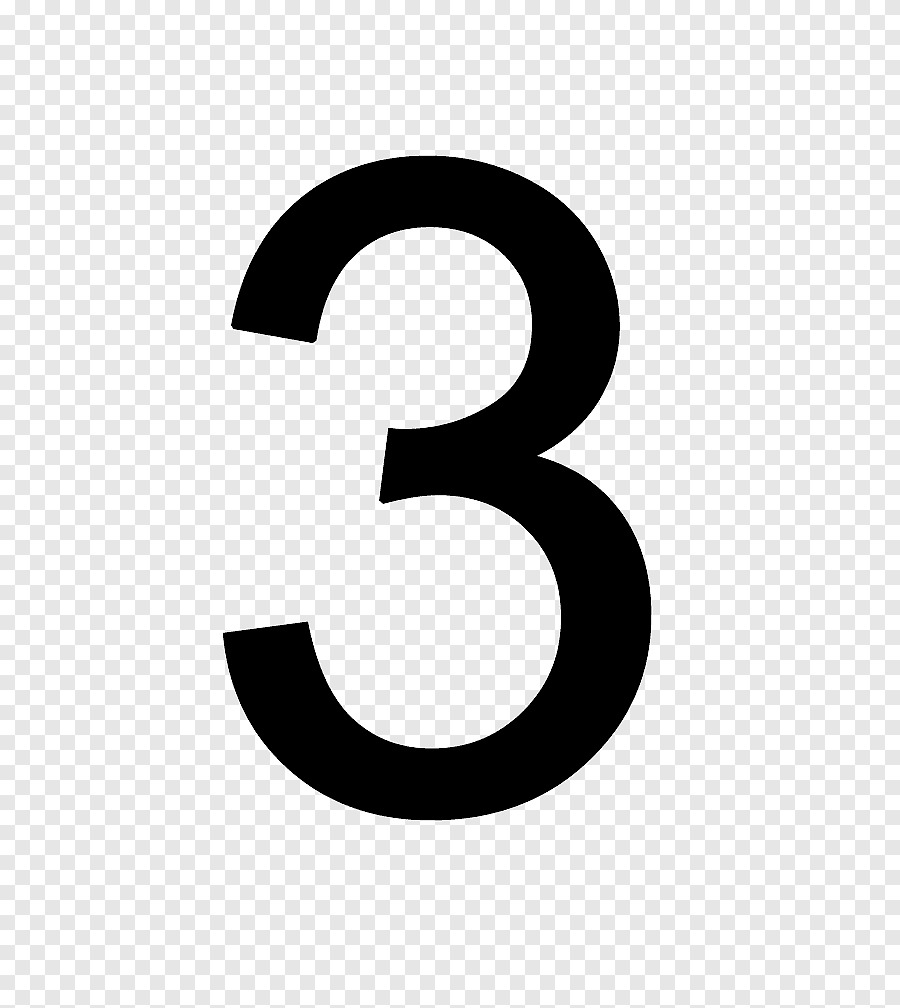
#> input picture so3.jpg, 900 x 1008 px
$ jupyter execute --allow-errors 6351071070_LAB2_Bai7va2.ipynb   (shell and % lines are left out)
#> lines starting #> are read from the running program, lines starting #| are printed output that depends on the picture
## Bài 7 (Trang 27 - 31)

[cell 1]
#Cell 1 load import load dữ liệu
import matplotlib
import matplotlib.pyplot as plt
from sklearn import datasets, tree, metrics
from sklearn.model_selection import train_test_split

digits = datasets.load_digits()

[cell 2]
## Cell 2: Trực quan hóa 4 mẫu dữ liệu đầu tiên
_, axes = plt.subplots(1, 4)
images_and_labels = list(zip(digits.images, digits.target))
for ax, (image, label) in zip(axes, images_and_labels[:4]):
    ax.set_axis_off()
    ax.imshow(image, cmap=plt.cm.gray_r, interpolation='nearest')
    ax.set_title('Training: %i' % label)
plt.show()
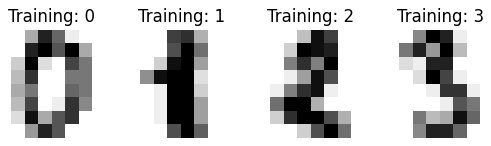
#> figure drawn by matplotlib, 4 panels

print("Nguyễn Trung Tín - 6351071070")

[cell 3]
# Cell 3: Chuẩn bị dữ liệu (Làm phẳng ảnh)
n_samples = len(digits.images)
data = digits.images.reshape((n_samples, -1))

##Cell 4: Khởi tạo mô hình (Cây quyết định ID3)
classifier = tree.DecisionTreeClassifier(criterion="entropy", random_state=33)

##Cell 5: Chia dữ liệu (Train/Test)
X_train, X_test, y_train, y_test = train_test_split(
    data, digits.target, test_size=0.2, shuffle=False)

## Cell 6: Huấn luyện mô hình
classifier.fit(X_train, y_train)

## Cell 7: Dự đoán trên tập kiểm thử
predicted = classifier.predict(X_test)

## Cell 8: Trực quan hóa kết quả dự đoán
_, axes = plt.subplots(1, 4)
images_and_predictions = list(zip(digits.images[n_samples // 2:], predicted))
for ax, (image, prediction) in zip(axes, images_and_predictions[:4]):
    ax.set_axis_off()
    ax.imshow(image, cmap=plt.cm.gray_r, interpolation='nearest')
    ax.set_title('Prediction: %i' % prediction)
plt.show()
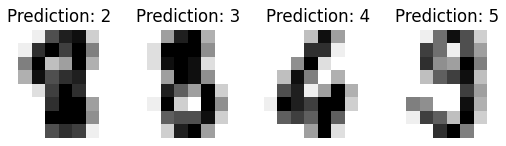
#> figure drawn by matplotlib, 4 panels

print("Nguyễn Trung Tín - 6351071070")

#> (a cell that did not finish here is left out)

[cell 5]
##Cell 10: Đọc và xử lý ảnh tùy chỉnh
from PIL import Image, ImageOps
import numpy as np

img = Image.open('so3.jpg').convert("L").resize((8,8))
img = ImageOps.invert(img)
imgarr = np.array(img)

plt.imshow(imgarr, cmap=plt.cm.gray_r, interpolation='nearest')
plt.show()
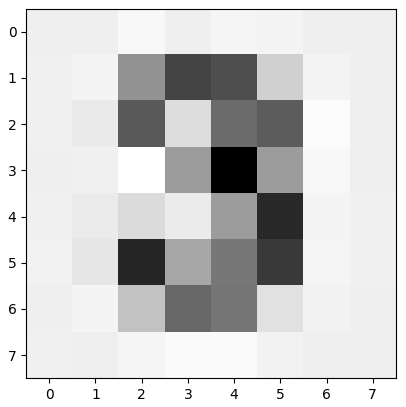
#> figure drawn by matplotlib, 1 panel

print("Nguyễn Trung Tín - 6351071070")

[cell 6]
##Cell 11: Chuẩn hóa ảnh tùy chỉnh
img1d = imgarr.reshape((1, 64))


img1d[img1d > 109] = 155  # Đặt giá trị lớn hơn 109 thành 155 (trắng)
img1d[img1d < 110] = 0   # Đặt giá trị nhỏ hơn 110 thành 0 (đen)

print(img1d)
#| [[  0   0   0   0   0   0   0   0   0   0   0 155 155   0   0   0   0   0
#|   155   0 155 155   0   0   0   0   0   0 155   0   0   0   0   0   0   0
#|     0 155   0   0   0   0 155   0   0 155   0   0   0   0   0 155 155   0
#|     0   0   0   0   0   0   0   0   0   0]]

# Hiển thị ảnh sau khi chuẩn hóa (reshape lại 8x8 để xem)
img2arr_normalized = img1d.reshape((8, 8))
plt.imshow(img2arr_normalized, cmap=plt.cm.gray_r, interpolation='nearest')
plt.title("After normalize")
plt.show()
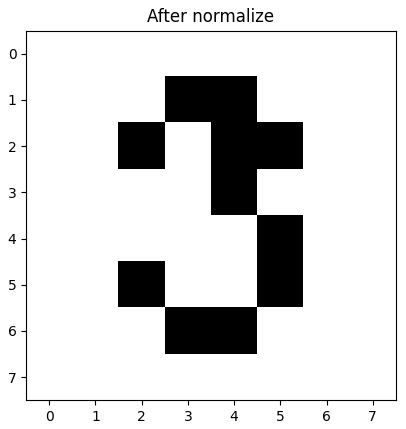
#> figure drawn by matplotlib, 1 panel

print("Nguyễn Trung Tín - 6351071070")

[cell 7]
##Cell 12: Dự đoán ảnh tùy chỉnh
y_pred = classifier.predict(img1d)
#> y_pred = [5]

print("Kết quả dự đoán:", y_pred)
#| Kết quả dự đoán: [5]

print("Nguyễn Trung Tín - 6351071070")

## Bài 2 (Trang 32)

[cell 8]
# Cell 1: BÀI TẬP 1 - Tính F-measure từ Precision và Recall
import matplotlib.pyplot as plt

print("Nguyễn Trung Tín - 6351071070")

print("="*60)
print("BÀI TẬP 1: TÍNH F-MEASURE TỪ PRECISION VÀ RECALL")
print("="*60)

# Ví dụ 1: Tính F-measure từ Precision và Recall có sẵn
precision = 0.8  # 80%
recall = 0.6     # 60%

f_measure = (2 * precision * recall) / (precision + recall)
print(f"\nCho trước:")
print(f"  Precision: {precision} (80%)")
print(f"  Recall: {recall} (60%)")
print(f"\nÁp dụng công thức:")
print(f"  F-measure = 2 × P × R / (P + R)")
print(f"  F-measure = 2 × {precision} × {recall} / ({precision} + {recall})")
print(f"  F-measure = {f_measure:.4f} ({f_measure*100:.2f}%)")

[cell 9]
# Cell 2: BÀI TẬP 2 - Tính từ Confusion Matrix
import numpy as np
import seaborn as sns
print("Nguyễn Trung Tín - 6351071070")

print("\n" + "="*60)
print("BÀI TẬP 2: TÍNH TỪ CONFUSION MATRIX")
print("="*60)

# Ví dụ 2: Tính từ Confusion Matrix
TP = 80
FP = 20
FN = 40
TN = 60

precision_calc = TP / (TP + FP) if (TP + FP) > 0 else 0
recall_calc = TP / (TP + FN) if (TP + FN) > 0 else 0
f_measure_calc = (2 * precision_calc * recall_calc) / (precision_calc + recall_calc) if (precision_calc + recall_calc) > 0 else 0

print(f"\nConfusion Matrix:")
print(f"  TP: {TP}, FP: {FP}, FN: {FN}, TN: {TN}")
print(f"\nTính toán:")
print(f"  Precision = {precision_calc:.4f}")
print(f"  Recall = {recall_calc:.4f}")
print(f"  F-measure = {f_measure_calc:.4f}")

# Vẽ Confusion Matrix và Bar chart
fig, ax = plt.subplots(1, 2, figsize=(14, 5))

cm_data = np.array([[TP, FN], [FP, TN]])
sns.heatmap(cm_data, annot=True, fmt='d', cmap='Blues', ax=ax[0],
            xticklabels=['Predicted Positive', 'Predicted Negative'],
            yticklabels=['Actual Positive', 'Actual Negative'])
ax[0].set_title('Confusion Matrix', fontsize=14, fontweight='bold')

metrics = ['Precision', 'Recall', 'F-measure']
values = [precision_calc, recall_calc, f_measure_calc]
colors = ['#FF6B6B', '#4ECDC4', '#45B7D1']
bars = ax[1].bar(metrics, values, color=colors, alpha=0.7, edgecolor='black')
ax[1].set_ylim(0, 1)
ax[1].set_ylabel('Giá trị')
ax[1].set_title('So sánh các Metrics')
for bar, value in zip(bars, values):
    ax[1].text(bar.get_x() + bar.get_width()/2., value, f'{value:.4f}', ha='center', va='bottom', fontweight='bold')

plt.tight_layout()
plt.show()
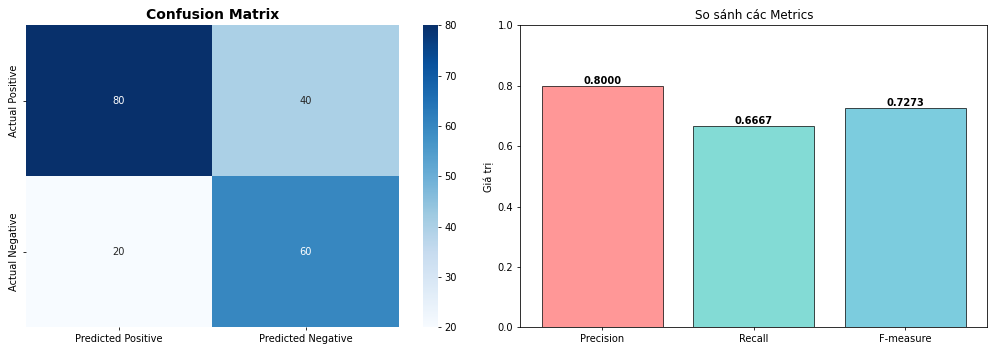
#> figure drawn by matplotlib, 3 panels; panel 2: tallest bar 0.8 high, from x = -0.4 to 0.4

[cell 10]
# Cell 3: BÀI TẬP 3 - Ví dụ thực tế (dự đoán bệnh)
from sklearn.metrics import precision_score, recall_score, f1_score, confusion_matrix
print("Nguyễn Trung Tín - 6351071070")

print("\n" + "="*60)
print("BÀI TẬP 3: VÍ DỤ THỰC TÊ - DỰ ĐOÁN BỆNH")
print("="*60)

y_true = [1, 1, 0, 1, 0, 1, 0, 0, 1, 1, 1, 0, 1, 0, 0]
y_pred = [1, 0, 0, 1, 0, 1, 1, 0, 1, 0, 1, 0, 1, 1, 0]

precision_sklearn = precision_score(y_true, y_pred)
recall_sklearn = recall_score(y_true, y_pred)
f1_sklearn = f1_score(y_true, y_pred)

print(f"Precision: {precision_sklearn:.4f}")
print(f"Recall: {recall_sklearn:.4f}")
print(f"F1-score: {f1_sklearn:.4f}")

cm = confusion_matrix(y_true, y_pred)
print(f"\nConfusion Matrix chi tiết:")
print(f"  TP: {cm[1,1]}, FP: {cm[0,1]}, FN: {cm[1,0]}, TN: {cm[0,0]}")

[cell 11]
# Cell 4: BÀI TẬP 4 - So sánh nhiều mô hình
print("Nguyễn Trung Tín - 6351071070")

print("\n" + "="*60)
print("BÀI TẬP 4: SO SÁNH NHIỀU MÔ HÌNH")
print("="*60)

models = ['Model A', 'Model B', 'Model C']
precisions = [0.85, 0.75, 0.90]
recalls = [0.70, 0.85, 0.65]
f_measures = [(2*p*r)/(p+r) for p,r in zip(precisions, recalls)]

# Bảng so sánh
print(f"\n{'Model':<12} {'Precision':<12} {'Recall':<12} {'F-measure':<12}")
print("-"*48)
for m,p,r,f in zip(models, precisions, recalls, f_measures):
    print(f"{m:<12} {p:<12.4f} {r:<12.4f} {f:<12.4f}")

# Biểu đồ so sánh
x = np.arange(len(models))
width = 0.25
fig, ax = plt.subplots(figsize=(12,6))

bars1 = ax.bar(x - width, precisions, width, label='Precision', color='#FF6B6B', alpha=0.8)
bars2 = ax.bar(x, recalls, width, label='Recall', color='#4ECDC4', alpha=0.8)
bars3 = ax.bar(x + width, f_measures, width, label='F-measure', color='#45B7D1', alpha=0.8)

ax.set_ylabel('Giá trị')
ax.set_title('So sánh Performance của 3 Models')
ax.set_xticks(x)
ax.set_xticklabels(models)
ax.legend()
ax.set_ylim(0,1)
ax.grid(axis='y', alpha=0.3)

for bars in [bars1, bars2, bars3]:
    for bar in bars:
        height = bar.get_height()
        ax.text(bar.get_x() + bar.get_width()/2., height, f'{height:.3f}', ha='center', va='bottom', fontsize=9)

plt.tight_layout()
plt.show()
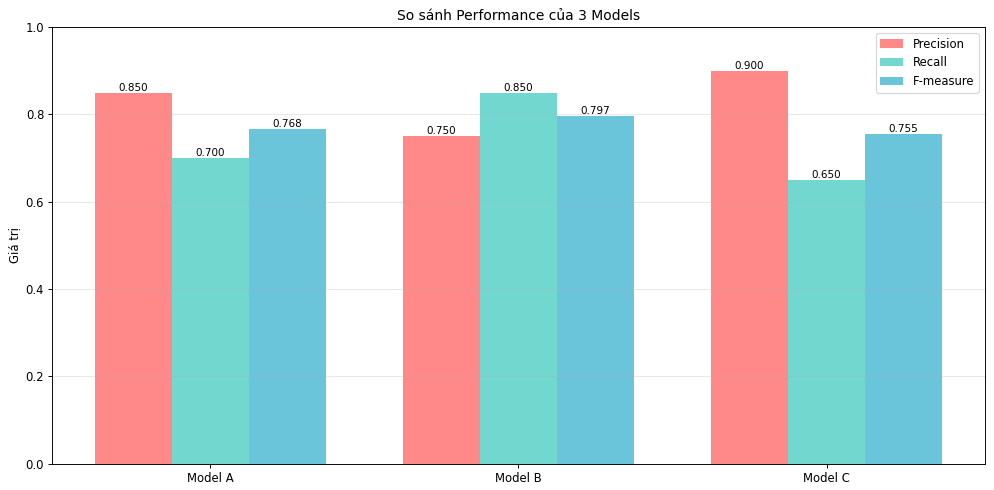
#> figure drawn by matplotlib, 1 panel; tallest bar 0.9 high, from x = 1.62 to 1.88; tallest bar 0.85 high, from x = 0.875 to 1.12; tallest bar 0.797 high, from x = 1.12 to 1.38

print(f"\nKết luận: Model C có Precision cao nhất nhưng F-measure không cao nhất.")
print(f"          Model B cân bằng hơn với F-measure = {f_measures[1]:.4f}")

$ run again, with so4.jpg copied over so3.jpg
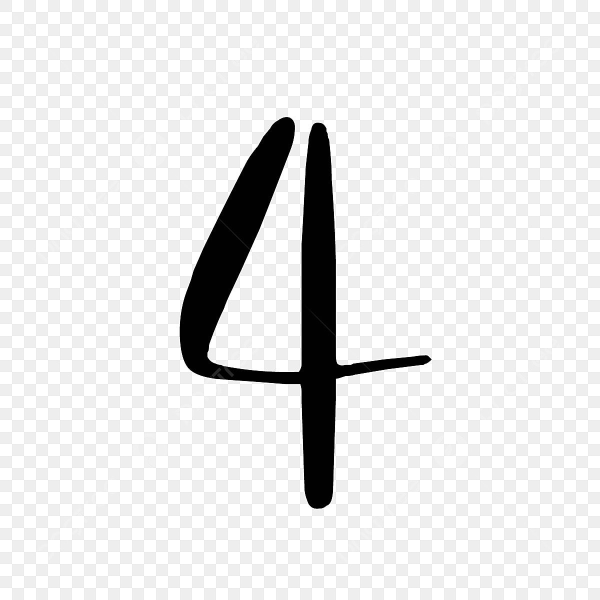
#> input picture so4.jpg, 1200 x 1200 px (shown at 1/2 size)
#> `plt.show()`:
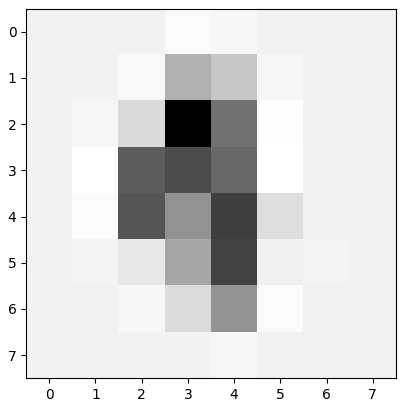
#> figure drawn by matplotlib, 1 panel
#| [[  0   0   0   0   0   0   0   0   0   0   0   0   0   0   0   0   0   0
#|     0 155   0   0   0   0   0   0   0 155   0   0   0   0   0   0   0   0
#|   155   0   0   0   0   0   0   0 155   0   0   0   0   0   0   0   0   0
#|     0   0   0   0   0   0   0   0   0   0]]
#> `plt.show()`:
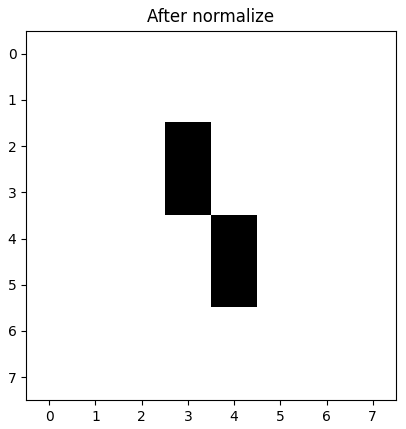
#> figure drawn by matplotlib, 1 panel
#> y_pred = [1]
#| Kết quả dự đoán: [1]

$ run again, with decision_tree.png saved as so3.jpg
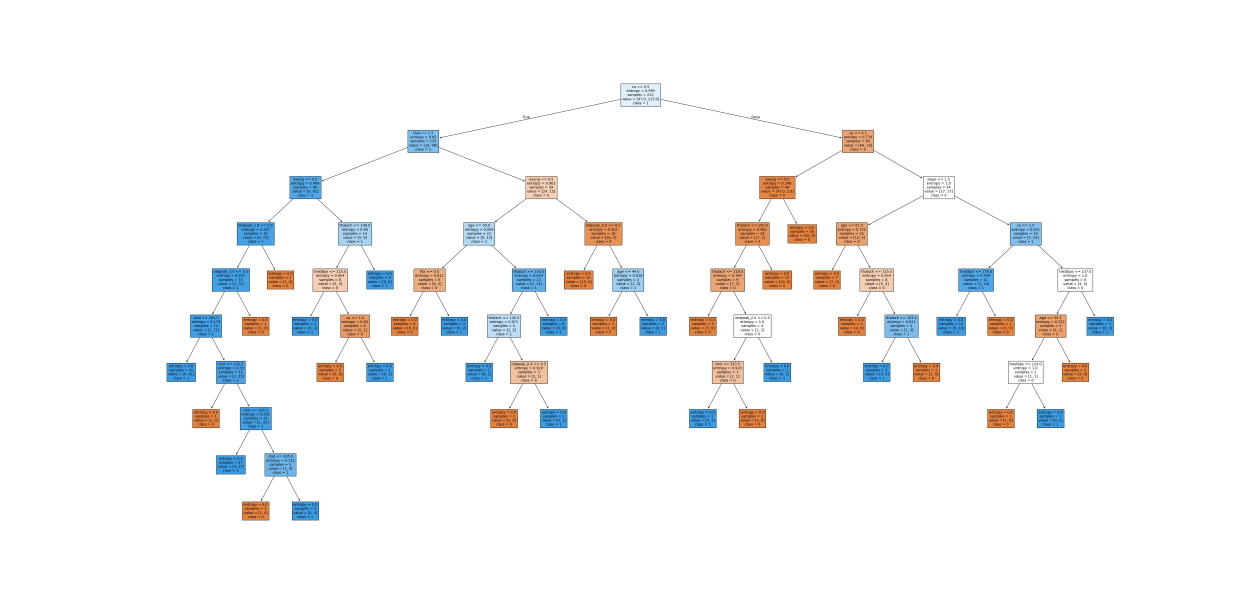
#> input picture decision_tree.png, 5000 x 2400 px (shown at 1/4 size)
#> `plt.show()`:
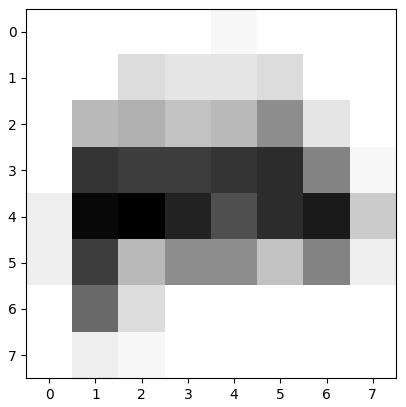
#> figure drawn by matplotlib, 1 panel
#| [[0 0 0 0 0 0 0 0 0 0 0 0 0 0 0 0 0 0 0 0 0 0 0 0 0 0 0 0 0 0 0 0 0 0 0 0
#|   0 0 0 0 0 0 0 0 0 0 0 0 0 0 0 0 0 0 0 0 0 0 0 0 0 0 0 0]]
#> `plt.show()`:
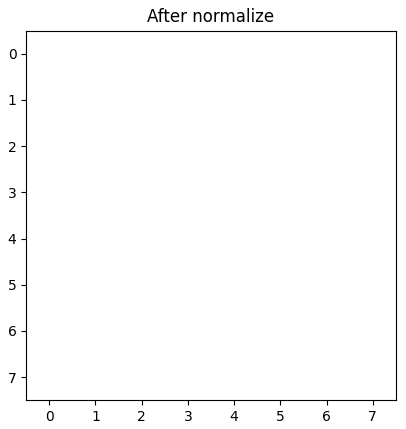
#> figure drawn by matplotlib, 1 panel
#> y_pred = [0]
#| Kết quả dự đoán: [0]

$ run again, with id3_tree.png saved as so3.jpg
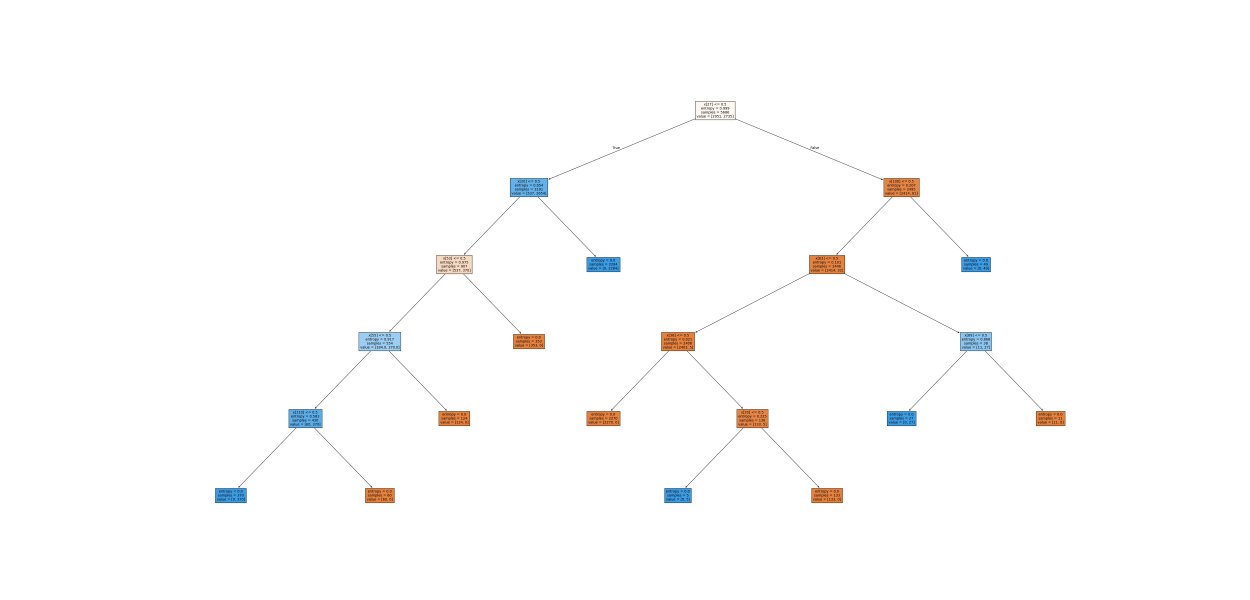
#> input picture id3_tree.png, 5000 x 2400 px (shown at 1/4 size)
#> `plt.show()`:
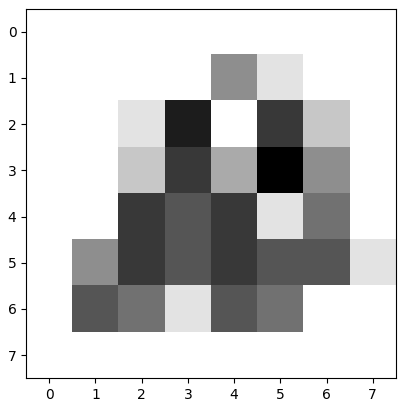
#> figure drawn by matplotlib, 1 panel
#| [[0 0 0 0 0 0 0 0 0 0 0 0 0 0 0 0 0 0 0 0 0 0 0 0 0 0 0 0 0 0 0 0 0 0 0 0
#|   0 0 0 0 0 0 0 0 0 0 0 0 0 0 0 0 0 0 0 0 0 0 0 0 0 0 0 0]]
#> `plt.show()`:
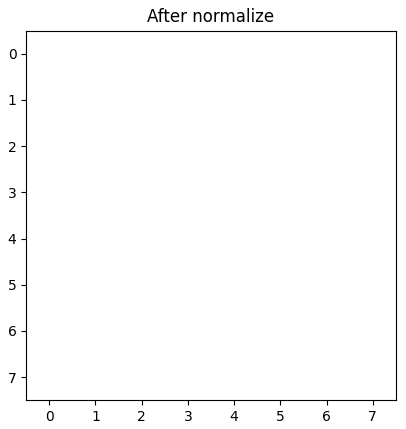
#> figure drawn by matplotlib, 1 panel
#> y_pred = [0]
#| Kết quả dự đoán: [0]
